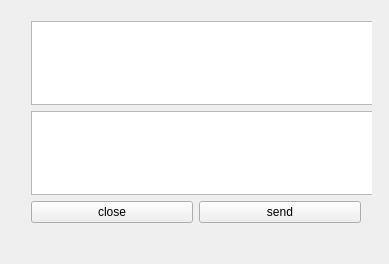
<?xml version="1.0" encoding="UTF-8"?>
<ui version="4.0">
 <class>ServerWidget</class>
 <widget class="QWidget" name="ServerWidget">
  <property name="geometry">
   <rect>
    <x>0</x>
    <y>0</y>
    <width>389</width>
    <height>264</height>
   </rect>
  </property>
  <property name="windowTitle">
   <string>ServerWidget</string>
  </property>
  <widget class="QWidget" name="">
   <property name="geometry">
    <rect>
     <x>20</x>
     <y>10</y>
     <width>352</width>
     <height>224</height>
    </rect>
   </property>
   <layout class="QGridLayout" name="gridLayout">
    <item row="0" column="0" colspan="2">
     <widget class="QTextEdit" name="editGet">
      <property name="minimumSize">
       <size>
        <width>350</width>
        <height>0</height>
       </size>
      </property>
      <property name="maximumSize">
       <size>
        <width>16777215</width>
        <height>90</height>
       </size>
      </property>
      <property name="readOnly">
       <bool>true</bool>
      </property>
     </widget>
    </item>
    <item row="1" column="0" colspan="2">
     <widget class="QTextEdit" name="editSend">
      <property name="minimumSize">
       <size>
        <width>350</width>
        <height>0</height>
       </size>
      </property>
      <property name="maximumSize">
       <size>
        <width>16777215</width>
        <height>90</height>
       </size>
      </property>
     </widget>
    </item>
    <item row="2" column="0">
     <widget class="QPushButton" name="buttonClose">
      <property name="text">
       <string>close</string>
      </property>
     </widget>
    </item>
    <item row="2" column="1">
     <widget class="QPushButton" name="buttonSend">
      <property name="text">
       <string>send</string>
      </property>
     </widget>
    </item>
   </layout>
  </widget>
 </widget>
 <layoutdefault spacing="6" margin="11"/>
 <resources/>
 <connections/>
</ui>
